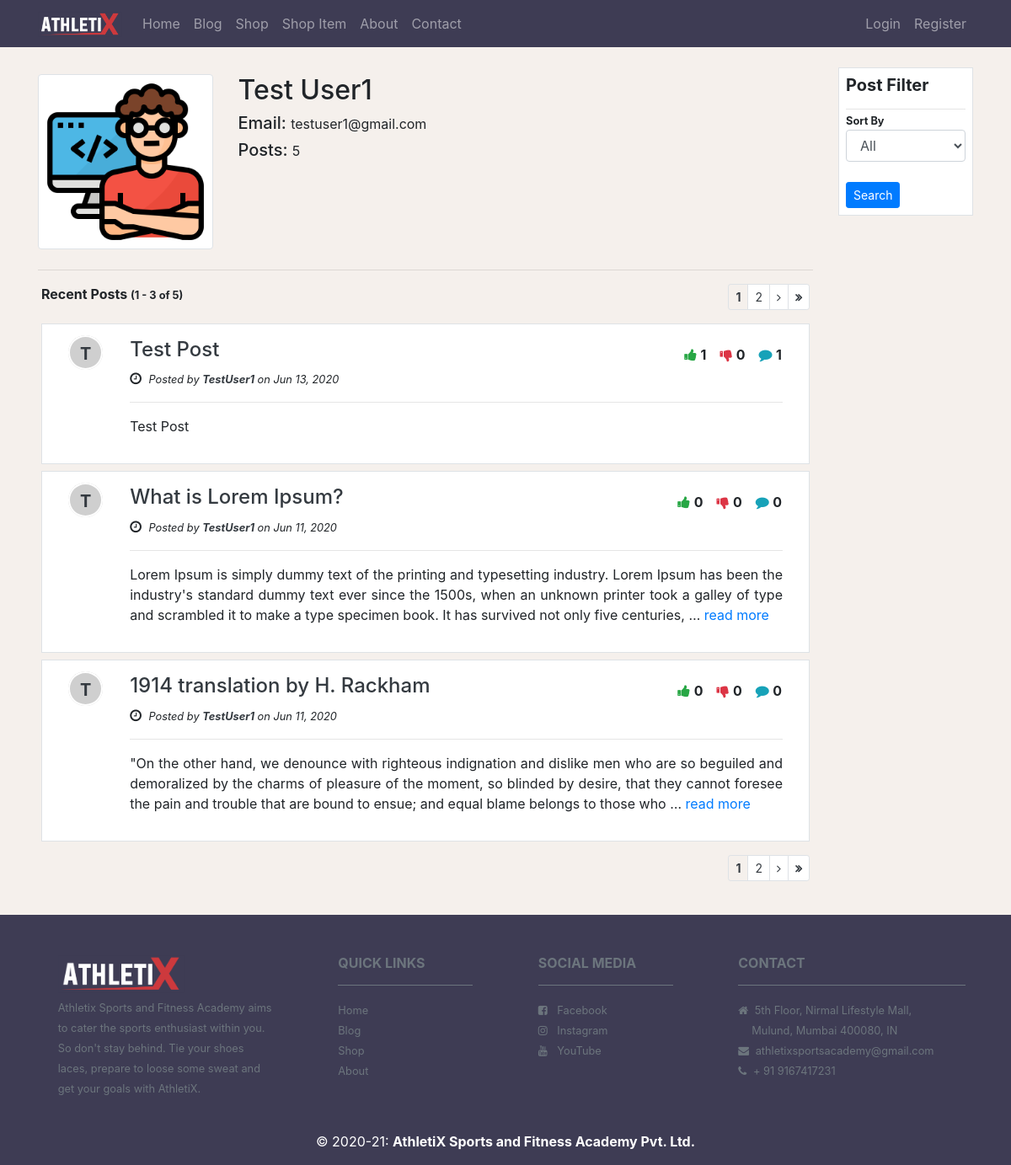
/blog/author/3/, run on the app's committed database.
### blog/models.py (models this page shows, shortened)
class Post(models.Model):
    STATUS_CHOICES = (
        ('act', 'Active'),
        ('report', 'Report')
    )
    title = models.CharField(max_length=100)
    content = models.TextField()
    posted_on = models.DateTimeField(default=timezone.now)
    author = models.ForeignKey(User, on_delete=models.CASCADE)
    cover_image = models.ImageField(default='no_image.jpg', upload_to='images/cover_images')
    likes = models.ManyToManyField(User, related_name='likes', blank=True)
    dislikes = models.ManyToManyField(User, related_name='dislikes', blank=True)
    comments = models.IntegerField(default=0)
    status = models.CharField(max_length=6, choices=STATUS_CHOICES, default='active')

### account/models.py (models this page shows, shortened)
class Profile(models.Model):
    GENDER_CHOICES = (
        ('male', 'Male'),
        ('female', 'Female'),
        ('other', 'Other')
    )
    HAND_CHOICES = (
        ('left', 'Left'),
        ('right', 'Right')
    )
    BATTING_ORDER_CHOICES = (
        ('opener' , 'Opener'),
        ('middle', 'Middle Order'),
        ('finish', 'Finisher'),
        ('tail', 'Tail Ender')
    )
    BOWLING_TYPE_CHOICES = (
        ('RAF', 'Right Arm Fast'),
        ('RAM', 'Right Arm Medium'),
        ('LAF', 'Left Arm Fast'),
        ('LAM', 'Left Arm Medium'),
        ('RAFS', 'Right Arm Finger Spin'),
        ('RAWS', 'Right Arm Wrist Spin'),
        ('LAFS', 'Left Arm Finger Spin'),
        ('LAWS', 'Left Arm Wrist Spin')
    )
    user = models.OneToOneField(User, on_delete=models.CASCADE)
    gender = models.CharField(max_length=10, choices=GENDER_CHOICES, default='Not Mentioned', null=True, blank=True)
    birth_date = models.DateField(null=True, blank=True)
    batting_hand = models.CharField(max_length=5, choices=HAND_CHOICES, default='Not Mentioned', null=True, blank=True)
    batting_order = models.CharField(max_length=6, choices=BATTING_ORDER_CHOICES, default='Not Mentioned', null=True, blank=True)
    bowling_hand = models.CharField(max_length=5, choices=HAND_CHOICES, null=True, default='Not Mentioned', blank=True)
    bowling_type = models.CharField(max_length=5, choices=BOWLING_TYPE_CHOICES, default='Not Mentioned', null=True, blank=True)
    image = models.ImageField(default='default.png', upload_to='profile_pictures')

### blog/views.py (the view)
# urls.py: path('author/<author_id>/', views.authorBlogs, name='author-blogs-page'),
def authorBlogs(request, author_id):
    blog_posts = Post.objects.filter(author=author_id).order_by('-posted_on')
    author_username = blog_posts[0].author
    paginator = Paginator(blog_posts, 3)
    page = request.GET.get('page')
    try:
        response = paginator.page(page)
    except PageNotAnInteger:
        response = paginator.page(1)
    except EmptyPage:
        response = paginator.page(paginator.num_pages)
    first_item_number = 3 * (response.number - 1) + 1
    context = {
        'title': f'{author_username}\'s Blog',
        'posts': response,
        'page_size': 3,
        'first_item_number': first_item_number
    }
    return render(request, 'blog/author_blogs.html', context)

### blog/templates/blog/author_blogs.html (shortened to what this page needs)
{% extends 'athletix/base.html' %}
{% load crispy_forms_tags %}
{% load mathfilters %}
{% block content %}
<div class="container">
    <div class="row my-4">
        <div class="col-md-10">
            <div class="row py-2 mb-3">
                <div class="col-3">
                    <img class="profile-picture-square img img-thumbnail" src="{{posts.0.author.profile.image.url}}">
                </div>
                <div class="col-9">
                    <h2>{{posts.0.author.first_name}} {{posts.0.author.last_name}}</h2>
                    <h5>Email: <small>{{posts.0.author.email}}</small></h5>
                    <h5>Posts: <small>{{posts.paginator.count}}</small></h5>
                </div>
            </div>
            <hr>
            <div class="row mx-1">
                <div class="col-md-6 pl-0 mb-2">
                    <b>Recent Posts
                        {% if posts.paginator.count > 0 %}
                        <small class="font-bold">
                            ({{ first_item_number }}
                            -
                            {% if page_size|mul:posts.number > posts.paginator.count %}
                            {{ posts.paginator.count }}
                            {% else %}
                            {{ page_size|mul:posts.number }}
                            {% endif %}
                            of
                            {{ posts.paginator.count }})
                        </small>
                        {% endif %}
                    </b>
                </div>
                <div class="col-md-6 pr-0">
                    <nav class="float-right">
                        {% if posts.paginator.count > page_size and posts.paginator.count > 0 %}
                        <ul class="pagination pagination-sm">
                            {% for page in posts.paginator.page_range %}
                            {% if page == posts.number %}
                            <li class="page-item disabled">
                                <a class="page-link text-dark bg-custom font-bold" href="#">
                                    {{ page }}
                                </a>
                            </li>
                            {% else %}
                            <li class="page-item"><a class="page-link text-dark" href="?page={{ page }}">{{ page }}</a>
                            </li>
                            {% endif %}
                            {% endfor %}
                            {% if posts.has_next %}
                            <li class="page-item">
                                <a class="page-link text-dark" href="?page={{ posts.next_page_number }}">
                                    <i class="fa fa-angle-right"></i>
                                </a>
                            </li>
                            <li class="page-item">
                                <a class="page-link text-dark" href="?page={{ posts.paginator.num_pages }}">
                                    <i class="fa fa-angle-double-right font-bold"></i>
                                </a>
                            </li>
                            {% endif %}
                        </ul>
                        {% endif %}
                    </nav>
                </div>
            </div>
            {% if posts.paginator.count > 0 %}
            {% for post in posts %}
            <div class="row bg-white border border-muted p-3 mb-2 mx-1">
                <div class="col-md-1 mt-1 mb-4">
                    {% if user.profile.image %}
                    <img src="{{ post.author.profile.image.url }}" class="img img-responsive comment-section-user-icon">
                    {% else %}
                    <span class="user-icon-text text-dark text-uppercase pt-2">{{ post.author.username|make_list|first}}</span>
                    {% endif %}
                </div>
                <div class="col-md-11">
                    <div class="row">
                        <div class="col-md-9">
                            <h4><a href="{% url 'blog-detail-page' post.id %}" class="no-text-decoration text-dark">{{post.title}}</a>
                            </h4>
                            <span class="fa fa-clock-o mr-1"></span>
                            <small>
                                <i>Posted by <b><a href="#" class="no-text-decoration text-dark">{{post.author}}</a></b>
                                    on {{post.posted_on | date:'M d, Y'}}</i>
                            </small>
                        </div>
                        <div class="col-md-3 pl-0">
                            <div class="row mt-2 d-flex justify-content-end">
                                <div class="pl-0 mb-2 mr-3">
                                    <span class="fa fa-thumbs-up text-success" title="Like"></span>
                                    <b class="font-small">{{ post.likes.count }}</b>
                                </div>
                                <div class="pl-0 mb-2 mr-3">
                                    <span class="fa fa-thumbs-down text-danger" title="Disike"></span>
                                    <b class="font-small">{{ post.dislikes.count }}</b>
                                </div>
                                <div class="pl-0 mb-2 mr-3">
                                    <span class="fa fa-comment text-info" title="Disike"></span>
                                    <b class="font-small">{{ post.comments }}</b>
                                </div>
                            </div>
                        </div>
                    </div>
                    <hr>
                    <div class="row">
                        <div class="col-md-12">
                            <p class="text-justify">{{ post.content|safe|truncatewords:"50" }}
                                {% if post.content|length > 50 %}
                                <a href="{% url 'blog-detail-page' post.id %}" class="no-text-decoration">read more</a>
                                {% endif %}
                            </p>
                        </div>
                    </div>
                </div>
            </div>
            {% endfor %}
            {% else %}
            <div class="row bg-white border border-muted p-3 mb-2">
                <div class="col text-center no-products">
                    <h1>No Posts Available</h1>
                </div>
            </div>
            {% endif %}
            <div class="row mx-1 pt-2">
                <div class="col-md-12 pr-0">
                    <nav class="float-right">
                        {% if posts.paginator.count > page_size and posts.paginator.count > 0 %}
                        <ul class="pagination pagination-sm">
                            {% for page in posts.paginator.page_range %}
                            {% if page == posts.number %}
                            <li class="page-item disabled">
                                <a class="page-link text-dark bg-custom font-bold" href="#">
                                    {{ page }}
                                </a>
                            </li>
                            {% else %}
                            <li class="page-item"><a class="page-link text-dark" href="?page={{ page }}">{{ page }}</a>
                            </li>
                            {% endif %}
                            {% endfor %}
                            {% if posts.has_next %}
                            <li class="page-item">
                                <a class="page-link text-dark" href="?page={{ posts.next_page_number }}">
                                    <i class="fa fa-angle-right"></i>
                                </a>
                            </li>
                            <li class="page-item">
                                <a class="page-link text-dark" href="?page={{ posts.paginator.num_pages }}">
                                    <i class="fa fa-angle-double-right font-bold"></i>
                                </a>
                            </li>
                            {% endif %}
                        </ul>
                        {% endif %}
                    </nav>
                </div>
            </div>
        </div>
        <div class="col-md-2">
            <div class="bg-white border border-mute p-2">
                <h5 class="mb-2 font-bold">Post Filter</h5>
                <hr class="mb-0">
                <small class="font-bold">Sort By</small>
                <select class="form form-control mb-4">
                    <option value="">All</option>
                </select>
                <div>
                    <form method="get" class="form" id="search-filter">
                        <button class="btn btn-primary btn-sm" type="submit">Search</button>
                    </form>
                </div>
            </div>
        </div>
    </div>
</div>
{% endblock %}

### static/css/style.css (style rules this page uses)
body { background: #f5f0ec; overflow-x: hidden!important; }
.bg-custom { background: #f5f0ec!important; }
.font-bold { font-weight: bold!important; }
.bg-white { background: #FFFFFF!important; }
.user-icon-text { height: 40px; padding: 5px 12px; border: 2px solid #fff; background: #cfcfcf; border-radius: 100%; text-align: center; font-weight: bold; font-size:20px; }
.no-text-decoration { text-decoration:none!important; }

### data on the page
Post: author.image (picture), author.first_name "Test", author.last_name "User1", author.email "testuser1@gmail.com", author.username|make_list "T", title "Test Post", author "TestUser1", posted_on "Jun 13, 2020", likes.count "1", dislikes.count "0", comments "1", content "Test Post"
Post: author.username|make_list "T", title "What is Lorem Ipsum?", author "TestUser1", posted_on "Jun 11, 2020", likes.count "0", dislikes.count "0", comments "0", content "Lorem Ipsum is simply dummy text of the printing and typesetting industry. Lorem Ipsum has been the industry's standard dummy text ever since the 1500s, when an unknown printer took a galley of type and scrambled it to make a type specimen book. It has survived not only five centuries, …", shows "read more"
Post: author.username|make_list "T", title "1914 translation by H. Rackham", author "TestUser1", posted_on "Jun 11, 2020", likes.count "0", dislikes.count "0", comments "0", content "\"On the other hand, we denounce with righteous indignation and dislike men who are so beguiled and demoralized by the charms of pleasure of the moment, so blinded by desire, that they cannot foresee the pain and trouble that are bound to ensue; and equal blame belongs to those who …", shows "read more"

### other printed values
{{ posts.paginator.count }} "5"
{{ first_item_number }} "1"
{{ page_size|mul:posts.number }} "3"
{{ page }} "1"
{{ page }} "2"
